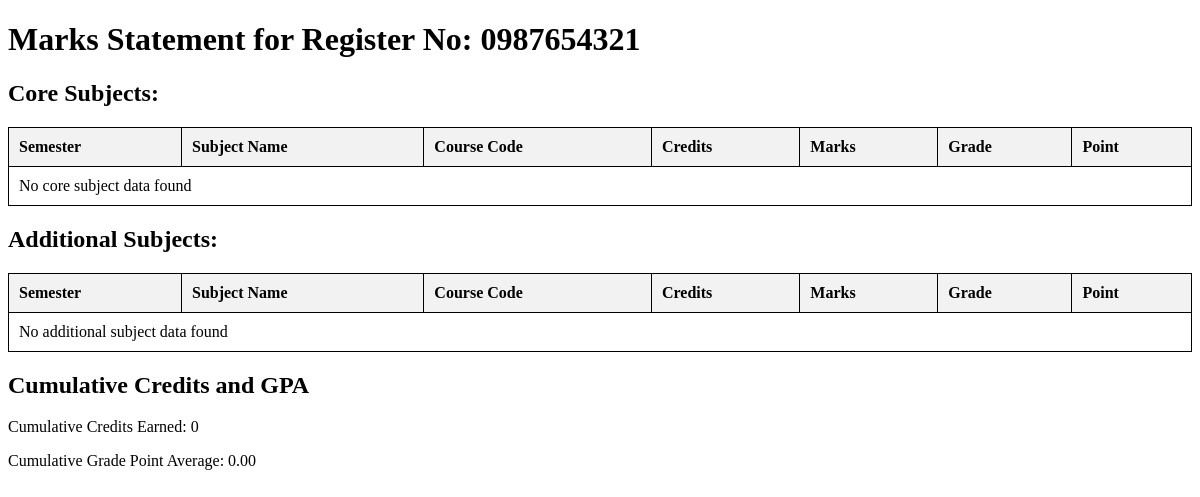
The app's page /fetch_marksheet.php?register_no=0987654321, older data.
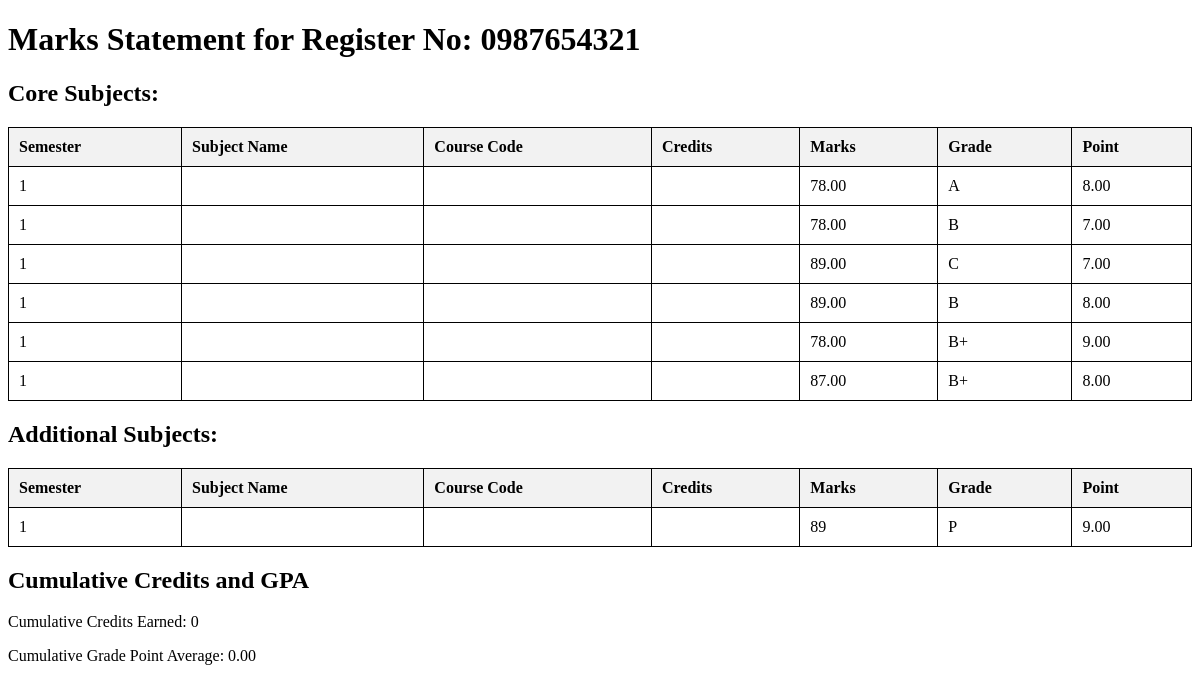
The same page, newer data.
### tables this page shows
CREATE TABLE `core_subjects` (
  `id` int(11) NOT NULL,
  `register_no` varchar(20) NOT NULL,
  `subject` varchar(100) NOT NULL,
  `points` decimal(4,2) NOT NULL,
  `marks` decimal(5,2) NOT NULL,
  `grade` varchar(2) NOT NULL,
  `semester` int(11) NOT NULL,
  `created_at` timestamp NOT NULL DEFAULT current_timestamp()
);

CREATE TABLE `additional_subjects` (
  `id` int(11) NOT NULL,
  `register_no` varchar(20) DEFAULT NULL,
  `subject` varchar(255) DEFAULT NULL,
  `points` decimal(5,2) DEFAULT NULL,
  `marks` int(11) DEFAULT NULL,
  `grade` varchar(2) DEFAULT NULL,
  `semester` int(11) DEFAULT NULL
);

### fetch_marksheet.php (the view, shortened to what this page needs)
<?php
$servername = "localhost";
$username = "root";
$password = "";
$dbname = "university";
$conn = new mysqli($servername, $username, $password, $dbname);
$register_no = isset($_GET['register_no']) ? $_GET['register_no'] : '';
$core_sql = "SELECT * FROM core_subjects WHERE register_no = '$register_no'";
$core_result = $conn->query($core_sql);
$additional_sql = "SELECT * FROM additional_subjects WHERE register_no = '$register_no'";
$additional_result = $conn->query($additional_sql);
?>
<!DOCTYPE html>
<html>
<head>
</head>
<body>
    <h1>Marks Statement for Register No: <?php echo htmlspecialchars($register_no); ?></h1>
    <h2>Core Subjects:</h2>
    <table>
        <tr>
            <th>Semester</th>
            <th>Subject Name</th>
            <th>Course Code</th>
            <th>Credits</th>
            <th>Marks</th>
            <th>Grade</th>
            <th>Point</th>
        </tr>
        <?php
        if ($core_result->num_rows > 0) {
            while($row = $core_result->fetch_assoc()) {
                echo "<tr>
                        <td>{$row['semester']}</td>
                        <td>{$row['subject_name']}</td>
                        <td>{$row['subject_code']}</td>
                        <td>{$row['credits']}</td>
                        <td>{$row['marks']}</td>
                        <td>{$row['grade']}</td>
                        <td>{$row['points']}</td>
                      </tr>";
            }
        } else {
            echo "<tr><td colspan='7'>No core subject data found</td></tr>";
        }
        ?>
    </table>
    <h2>Additional Subjects:</h2>
    <table>
        <tr>
            <th>Semester</th>
            <th>Subject Name</th>
            <th>Course Code</th>
            <th>Credits</th>
            <th>Marks</th>
            <th>Grade</th>
            <th>Point</th>
        </tr>
        <?php
        if ($additional_result->num_rows > 0) {
            while($row = $additional_result->fetch_assoc()) {
                echo "<tr>
                        <td>{$row['semester']}</td>
                        <td>{$row['subject_name']}</td>
                        <td>{$row['subject_code']}</td>
                        <td>{$row['credits']}</td>
                        <td>{$row['marks']}</td>
                        <td>{$row['grade']}</td>
                        <td>{$row['points']}</td>
                      </tr>";
            }
        } else {
            echo "<tr><td colspan='7'>No additional subject data found</td></tr>";
        }
        ?>
    </table>
    <h2>Cumulative Credits and GPA</h2>
    <?php
    $cumulative_core_sql = "SELECT SUM(credits) AS total_credits, AVG(points) AS gpa FROM core_subjects WHERE register_no = '$register_no'";
    $cumulative_core_result = $conn->query($cumulative_core_sql);
    $cumulative_additional_sql = "SELECT SUM(credits) AS total_credits, AVG(points) AS gpa FROM additional_subjects WHERE register_no = '$register_no'";
    $cumulative_additional_result = $conn->query($cumulative_additional_sql);
    $total_credits = 0;
    $total_points = 0;
    $total_subjects = 0;
    if ($cumulative_core_result->num_rows > 0) {
        $core_row = $cumulative_core_result->fetch_assoc();
        $total_credits += $core_row['total_credits'];
        $total_points += $core_row['gpa'] * $core_row['total_credits'];
        $total_subjects += $core_row['total_credits'];
    }
    if ($cumulative_additional_result->num_rows > 0) {
        $additional_row = $cumulative_additional_result->fetch_assoc();
        $total_credits += $additional_row['total_credits'];
        $total_points += $additional_row['gpa'] * $additional_row['total_credits'];
        $total_subjects += $additional_row['total_credits'];
    }
    $cumulative_gpa = ($total_subjects > 0) ? ($total_points / $total_subjects) : 0;
    echo "<p>Cumulative Credits Earned: " . $total_credits . "</p>";
    echo "<p>Cumulative Grade Point Average: " . number_format($cumulative_gpa, 2) . "</p>";
    ?>
</body>
</html>

Row changes from the older to the newer data that the page shows:
added core_subjects: semester "1", marks "78.00", grade "A", points "8.00"
added core_subjects: semester "1", marks "78.00", grade "B", points "7.00"
added core_subjects: semester "1", marks "89.00", grade "C", points "7.00"
added core_subjects: semester "1", marks "89.00", grade "B", points "8.00"
added core_subjects: semester "1", marks "78.00", grade "B+", points "9.00"
added core_subjects: semester "1", marks "87.00", grade "B+", points "8.00"
added additional_subjects: semester "1", marks "89", grade "P", points "9.00"
Text that changed along with them:
text no longer shown: "No core subject data found No additional subject data found"
